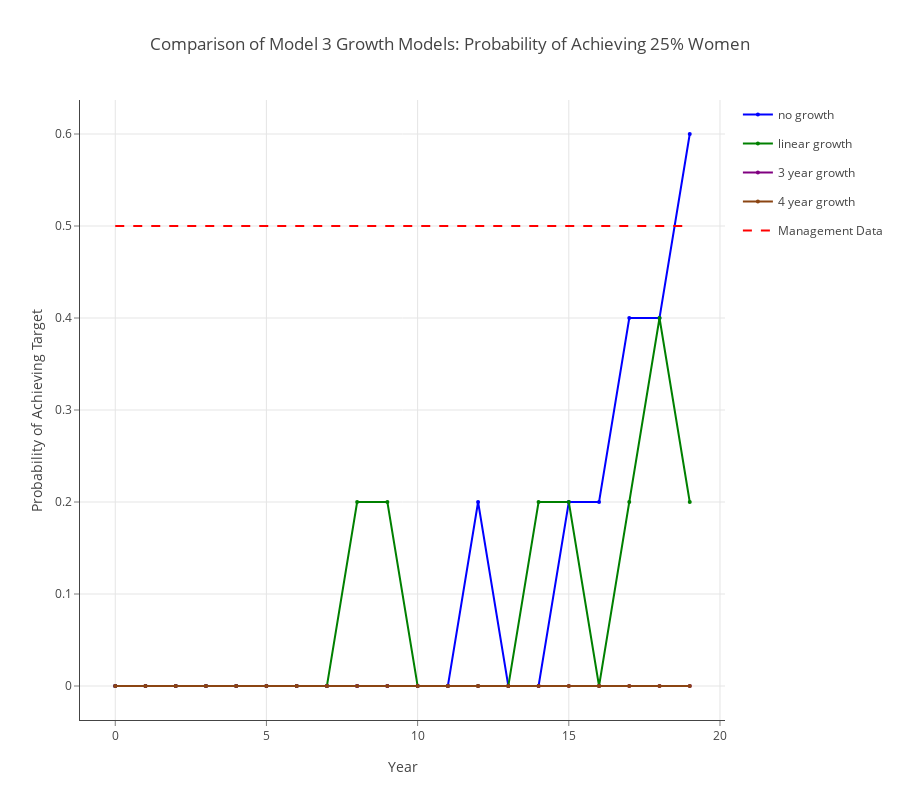

The cell this chart's notebook holds for it:
### Markdown cell above
## Comparison of Model 3 Growth Models: Probability of Achieving 25% Women

### Code cell
data = []
linecolors = ['rgb(0,0,255)', 'rgb(0,128,0)', 'rgb(128,0,128)', 'rgb(139,69,19)']
fillcolors = ['rgba(0,0,255,0.25)', 'rgba(0,128,0,0.25)', 'rgba(128,0,128,0.25)', 'rgba(160,82,45,0.25)']

for k,v in enumerate(results.mlist):

    data.append(go.Scatter(
        x=v.summary_matrix['yr'],
        y=v.summary_matrix['p_fpct'],
        line=dict(color=linecolors[k],
                 width=2),
        legendgroup=legend_labels[k],
        showlegend=True,
        marker=dict(
            size=4),
        mode='lines+markers',
        name=legend_labels[k],
    ))


data.append(go.Scatter(
    x=v.summary_matrix['yr'], 
    y=np.repeat(0.5, len(v.summary_matrix['yr'])),
    line=dict(color='red',
             dash='dash'),
    name='Management Data',
    mode='lines',
))
    
layout = go.Layout(
    title='Comparison of Model 3 Growth Models: Probability of Achieving 25% Women',
    height=800,
    width=900,
    paper_bgcolor='rgb(255,255,255)',
    plot_bgcolor='rgb(255,255,255)',
    xaxis=dict(
        visible=True,
        title='Year',
        gridcolor='rgb(229,229,229)',
        showgrid=True,
        showline=True,
        showticklabels=True,
        tickcolor='rgb(127,127,127)',
        ticks='outside',
        zeroline=False
    ),
    yaxis=dict(
        title='Probability of Achieving Target',
        gridcolor='rgb(229,229,229)',
        showgrid=True,
        showline=True,
        showticklabels=True,
        tickcolor='rgb(127,127,127)',
        ticks='outside',
        zeroline=False
    ),
)
fig = go.Figure(data=data, layout=layout)
plotly.offline.iplot(fig, filename= 'shaded_lines')

# export image for ingestion to pdf file.
if not os.path.exists('images'):
    os.mkdir('images')
pio.write_image(fig, 'images/probability_of_reaching_gender_target.png')

### Figure 1 — Plotly figure (JSON) as saved in the notebook; plotly's stock layout.template omitted (floating-point values rounded to 4 significant figures)
{"data": [{"legendgroup": "no growth", "line": {"color": "rgb(0,0,255)", "width": 2}, "marker": {"size": 4}, "mode": "lines+markers", "name": "no growth", "showlegend": true, "type": "scatter", "uid": "5fe354d9-8b86-472e-9077-154e99928974", "x": [0, 1, 2, 3, 4, 5, 6, 7, 8, 9, 10, 11, 12, 13, 14, 15, 16, 17, 18, 19], "y": [0, 0, 0, 0, 0, 0, 0, 0, 0, 0, 0, 0, 0.2, 0, 0, 0.2, 0.2, 0.4, 0.4, 0.6]}, {"legendgroup": "linear growth", "line": {"color": "rgb(0,128,0)", "width": 2}, "marker": {"size": 4}, "mode": "lines+markers", "name": "linear growth", "showlegend": true, "type": "scatter", "uid": "df3704b5-4851-429e-bbed-12dcb4722f2b", "x": [0, 1, 2, 3, 4, 5, 6, 7, 8, 9, 10, 11, 12, 13, 14, 15, 16, 17, 18, 19], "y": [0, 0, 0, 0, 0, 0, 0, 0, 0.2, 0.2, 0, 0, 0, 0, 0.2, 0.2, 0, 0.2, 0.4, 0.2]}, {"legendgroup": "3 year growth", "line": {"color": "rgb(128,0,128)", "width": 2}, "marker": {"size": 4}, "mode": "lines+markers", "name": "3 year growth", "showlegend": true, "type": "scatter", "uid": "28cf6ed9-6e54-430c-8056-285e355bf80a", "x": [0, 1, 2, 3, 4, 5, 6, 7, 8, 9, 10, 11, 12, 13, 14, 15, 16, 17, 18, 19], "y": [0, 0, 0, 0, 0, 0, 0, 0, 0, 0, 0, 0, 0, 0, 0, 0, 0, 0, 0, 0]}, {"legendgroup": "4 year growth", "line": {"color": "rgb(139,69,19)", "width": 2}, "marker": {"size": 4}, "mode": "lines+markers", "name": "4 year growth", "showlegend": true, "type": "scatter", "uid": "4e2bddfa-99fc-4ab1-8b76-edcc998a8292", "x": [0, 1, 2, 3, 4, 5, 6, 7, 8, 9, 10, 11, 12, 13, 14, 15, 16, 17, 18, 19], "y": [0, 0, 0, 0, 0, 0, 0, 0, 0, 0, 0, 0, 0, 0, 0, 0, 0, 0, 0, 0]}, {"line": {"color": "red", "dash": "dash"}, "mode": "lines", "name": "Management Data", "type": "scatter", "uid": "32785982-3f4e-49d7-8ef5-2ceb6ce760b1", "x": [0, 1, 2, 3, 4, 5, 6, 7, 8, 9, 10, 11, 12, 13, 14, 15, 16, 17, 18, 19], "y": [0.5, 0.5, 0.5, 0.5, 0.5, 0.5, 0.5, 0.5, 0.5, 0.5, 0.5, 0.5, 0.5, 0.5, 0.5, 0.5, 0.5, 0.5, 0.5, 0.5]}], "layout": {"height": 800, "paper_bgcolor": "rgb(255,255,255)", "plot_bgcolor": "rgb(255,255,255)", "title": {"text": "Comparison of Model 3 Growth Models: Probability of Achieving 25% Women"}, "width": 900, "xaxis": {"gridcolor": "rgb(229,229,229)", "showgrid": true, "showline": true, "showticklabels": true, "tickcolor": "rgb(127,127,127)", "ticks": "outside", "title": {"text": "Year"}, "visible": true, "zeroline": false}, "yaxis": {"gridcolor": "rgb(229,229,229)", "showgrid": true, "showline": true, "showticklabels": true, "tickcolor": "rgb(127,127,127)", "ticks": "outside", "title": {"text": "Probability of Achieving Target"}, "zeroline": false}}}
